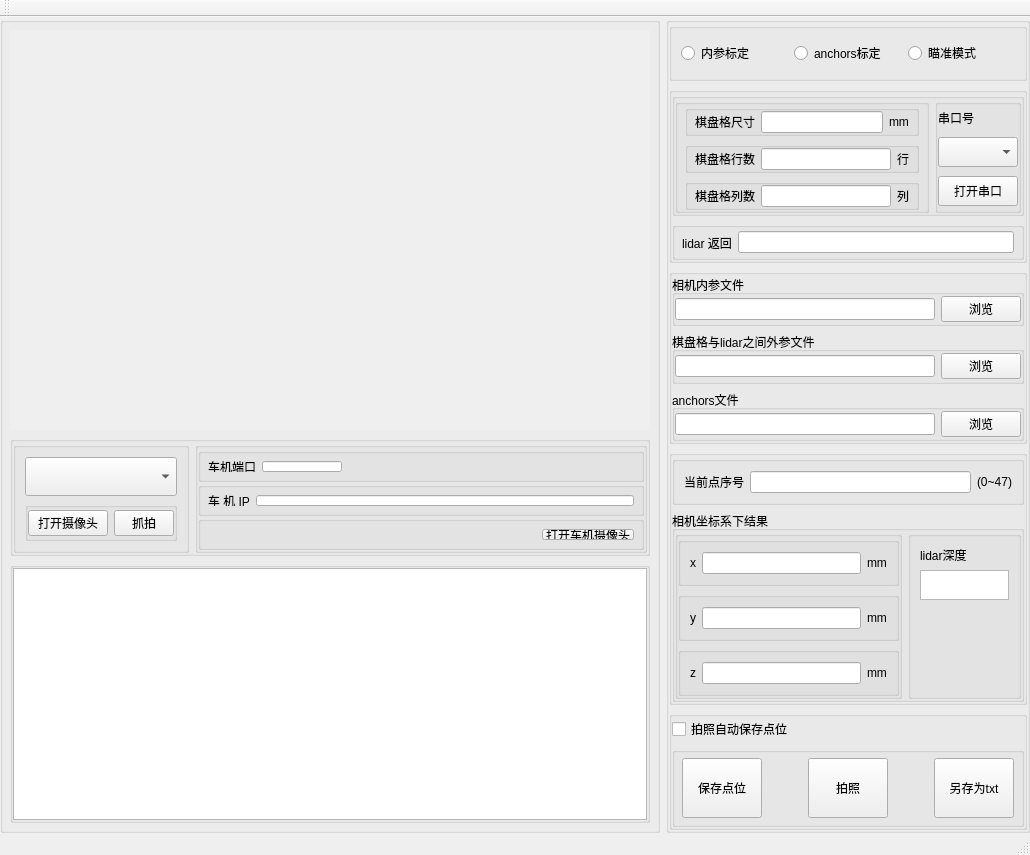
<?xml version="1.0" encoding="UTF-8"?>
<ui version="4.0">
 <class>MainWindow</class>
 <widget class="QMainWindow" name="MainWindow">
  <property name="geometry">
   <rect>
    <x>0</x>
    <y>0</y>
    <width>973</width>
    <height>855</height>
   </rect>
  </property>
  <property name="windowTitle">
   <string>MainWindow</string>
  </property>
  <widget class="QWidget" name="centralwidget">
   <layout class="QHBoxLayout" name="horizontalLayout_3" stretch="3,2">
    <property name="leftMargin">
     <number>0</number>
    </property>
    <property name="topMargin">
     <number>0</number>
    </property>
    <property name="rightMargin">
     <number>0</number>
    </property>
    <property name="bottomMargin">
     <number>0</number>
    </property>
    <item>
     <widget class="QGroupBox" name="groupBox_2">
      <property name="title">
       <string/>
      </property>
      <layout class="QVBoxLayout" name="verticalLayout" stretch="3,1,3">
       <property name="leftMargin">
        <number>7</number>
       </property>
       <property name="topMargin">
        <number>7</number>
       </property>
       <property name="rightMargin">
        <number>7</number>
       </property>
       <property name="bottomMargin">
        <number>7</number>
       </property>
       <item>
        <widget class="QLabel" name="label">
         <property name="minimumSize">
          <size>
           <width>640</width>
           <height>400</height>
          </size>
         </property>
         <property name="maximumSize">
          <size>
           <width>640</width>
           <height>400</height>
          </size>
         </property>
         <property name="autoFillBackground">
          <bool>true</bool>
         </property>
         <property name="text">
          <string/>
         </property>
        </widget>
       </item>
       <item>
        <widget class="QGroupBox" name="groupBox_3">
         <property name="maximumSize">
          <size>
           <width>16777215</width>
           <height>120</height>
          </size>
         </property>
         <property name="title">
          <string/>
         </property>
         <layout class="QHBoxLayout" name="horizontalLayout" stretch="1,3">
          <property name="leftMargin">
           <number>0</number>
          </property>
          <property name="topMargin">
           <number>0</number>
          </property>
          <property name="rightMargin">
           <number>0</number>
          </property>
          <property name="bottomMargin">
           <number>0</number>
          </property>
          <item>
           <widget class="QGroupBox" name="groupBox_4">
            <property name="title">
             <string/>
            </property>
            <layout class="QVBoxLayout" name="verticalLayout_2" stretch="2,2">
             <item>
              <widget class="QComboBox" name="cmb_camera_list">
               <property name="maximumSize">
                <size>
                 <width>16777215</width>
                 <height>40</height>
                </size>
               </property>
              </widget>
             </item>
             <item>
              <widget class="QGroupBox" name="groupBox_7">
               <property name="maximumSize">
                <size>
                 <width>16777215</width>
                 <height>16777215</height>
                </size>
               </property>
               <property name="title">
                <string/>
               </property>
               <layout class="QHBoxLayout" name="horizontalLayout_2">
                <property name="leftMargin">
                 <number>0</number>
                </property>
                <property name="topMargin">
                 <number>0</number>
                </property>
                <property name="rightMargin">
                 <number>0</number>
                </property>
                <property name="bottomMargin">
                 <number>0</number>
                </property>
                <item>
                 <widget class="QPushButton" name="pb_open_camera">
                  <property name="text">
                   <string>打开摄像头</string>
                  </property>
                 </widget>
                </item>
                <item>
                 <widget class="QPushButton" name="pb_grap_video">
                  <property name="maximumSize">
                   <size>
                    <width>60</width>
                    <height>16777215</height>
                   </size>
                  </property>
                  <property name="text">
                   <string>抓拍</string>
                  </property>
                 </widget>
                </item>
               </layout>
              </widget>
             </item>
            </layout>
           </widget>
          </item>
          <item>
           <widget class="QGroupBox" name="groupBox_6">
            <property name="title">
             <string/>
            </property>
            <layout class="QVBoxLayout" name="verticalLayout_12">
             <property name="spacing">
              <number>0</number>
             </property>
             <property name="leftMargin">
              <number>0</number>
             </property>
             <property name="topMargin">
              <number>0</number>
             </property>
             <property name="rightMargin">
              <number>0</number>
             </property>
             <property name="bottomMargin">
              <number>0</number>
             </property>
             <item>
              <widget class="QGroupBox" name="groupBox_31">
               <property name="title">
                <string/>
               </property>
               <layout class="QHBoxLayout" name="horizontalLayout_18">
                <property name="leftMargin">
                 <number>7</number>
                </property>
                <property name="topMargin">
                 <number>7</number>
                </property>
                <property name="rightMargin">
                 <number>7</number>
                </property>
                <property name="bottomMargin">
                 <number>7</number>
                </property>
                <item>
                 <widget class="QLabel" name="label_24">
                  <property name="text">
                   <string>车机端口</string>
                  </property>
                 </widget>
                </item>
                <item>
                 <widget class="QLineEdit" name="lineEdit_car_port">
                  <property name="maximumSize">
                   <size>
                    <width>80</width>
                    <height>16777215</height>
                   </size>
                  </property>
                 </widget>
                </item>
                <item>
                 <spacer name="horizontalSpacer_3">
                  <property name="orientation">
                   <enum>Qt::Horizontal</enum>
                  </property>
                  <property name="sizeHint" stdset="0">
                   <size>
                    <width>40</width>
                    <height>20</height>
                   </size>
                  </property>
                 </spacer>
                </item>
               </layout>
              </widget>
             </item>
             <item>
              <widget class="QGroupBox" name="groupBox_32">
               <property name="title">
                <string/>
               </property>
               <layout class="QHBoxLayout" name="horizontalLayout_19">
                <property name="leftMargin">
                 <number>7</number>
                </property>
                <property name="topMargin">
                 <number>7</number>
                </property>
                <property name="rightMargin">
                 <number>7</number>
                </property>
                <property name="bottomMargin">
                 <number>7</number>
                </property>
                <item>
                 <widget class="QLabel" name="label_23">
                  <property name="text">
                   <string>车 机 IP</string>
                  </property>
                 </widget>
                </item>
                <item>
                 <widget class="QLineEdit" name="lineEdit_car_ip">
                  <property name="maximumSize">
                   <size>
                    <width>16777215</width>
                    <height>16777215</height>
                   </size>
                  </property>
                 </widget>
                </item>
               </layout>
              </widget>
             </item>
             <item>
              <widget class="QGroupBox" name="groupBox_33">
               <property name="title">
                <string/>
               </property>
               <layout class="QHBoxLayout" name="horizontalLayout_20">
                <property name="leftMargin">
                 <number>7</number>
                </property>
                <property name="topMargin">
                 <number>7</number>
                </property>
                <property name="rightMargin">
                 <number>7</number>
                </property>
                <property name="bottomMargin">
                 <number>7</number>
                </property>
                <item>
                 <spacer name="horizontalSpacer_4">
                  <property name="orientation">
                   <enum>Qt::Horizontal</enum>
                  </property>
                  <property name="sizeHint" stdset="0">
                   <size>
                    <width>40</width>
                    <height>20</height>
                   </size>
                  </property>
                 </spacer>
                </item>
                <item>
                 <widget class="QPushButton" name="bt_open_car_camera">
                  <property name="text">
                   <string>打开车机摄像头</string>
                  </property>
                 </widget>
                </item>
               </layout>
              </widget>
             </item>
            </layout>
           </widget>
          </item>
         </layout>
        </widget>
       </item>
       <item>
        <widget class="QGroupBox" name="groupBox_5">
         <property name="title">
          <string/>
         </property>
         <layout class="QVBoxLayout" name="verticalLayout_13">
          <property name="spacing">
           <number>0</number>
          </property>
          <property name="leftMargin">
           <number>0</number>
          </property>
          <property name="topMargin">
           <number>0</number>
          </property>
          <property name="rightMargin">
           <number>0</number>
          </property>
          <property name="bottomMargin">
           <number>0</number>
          </property>
          <item>
           <widget class="QTableView" name="tableView"/>
          </item>
         </layout>
        </widget>
       </item>
      </layout>
     </widget>
    </item>
    <item>
     <widget class="QGroupBox" name="groupBox">
      <property name="title">
       <string/>
      </property>
      <layout class="QVBoxLayout" name="verticalLayout_3" stretch="1,3,3,3,2">
       <property name="leftMargin">
        <number>0</number>
       </property>
       <property name="topMargin">
        <number>0</number>
       </property>
       <property name="rightMargin">
        <number>0</number>
       </property>
       <property name="bottomMargin">
        <number>0</number>
       </property>
       <item>
        <widget class="QGroupBox" name="groupBox_8">
         <property name="title">
          <string/>
         </property>
         <layout class="QHBoxLayout" name="horizontalLayout_21">
          <item>
           <widget class="QRadioButton" name="radioButton">
            <property name="text">
             <string>内参标定</string>
            </property>
           </widget>
          </item>
          <item>
           <widget class="QRadioButton" name="radioButton_2">
            <property name="text">
             <string>anchors标定</string>
            </property>
           </widget>
          </item>
          <item>
           <widget class="QRadioButton" name="radioButton_3">
            <property name="text">
             <string>瞄准模式</string>
            </property>
           </widget>
          </item>
         </layout>
        </widget>
       </item>
       <item>
        <widget class="QGroupBox" name="groupBox_9">
         <property name="title">
          <string/>
         </property>
         <layout class="QVBoxLayout" name="verticalLayout_5" stretch="3,1">
          <property name="leftMargin">
           <number>0</number>
          </property>
          <property name="topMargin">
           <number>0</number>
          </property>
          <property name="rightMargin">
           <number>0</number>
          </property>
          <property name="bottomMargin">
           <number>0</number>
          </property>
          <item>
           <widget class="QGroupBox" name="groupBox_17">
            <property name="title">
             <string/>
            </property>
            <layout class="QHBoxLayout" name="horizontalLayout_8" stretch="3,1">
             <property name="leftMargin">
              <number>0</number>
             </property>
             <property name="topMargin">
              <number>0</number>
             </property>
             <property name="rightMargin">
              <number>0</number>
             </property>
             <property name="bottomMargin">
              <number>0</number>
             </property>
             <item>
              <widget class="QGroupBox" name="groupBox_19">
               <property name="title">
                <string/>
               </property>
               <layout class="QVBoxLayout" name="verticalLayout_6">
                <property name="leftMargin">
                 <number>7</number>
                </property>
                <property name="topMargin">
                 <number>0</number>
                </property>
                <property name="rightMargin">
                 <number>7</number>
                </property>
                <property name="bottomMargin">
                 <number>0</number>
                </property>
                <item>
                 <widget class="QGroupBox" name="groupBox_22">
                  <property name="title">
                   <string/>
                  </property>
                  <layout class="QHBoxLayout" name="horizontalLayout_9">
                   <property name="leftMargin">
                    <number>7</number>
                   </property>
                   <property name="topMargin">
                    <number>0</number>
                   </property>
                   <property name="rightMargin">
                    <number>7</number>
                   </property>
                   <property name="bottomMargin">
                    <number>0</number>
                   </property>
                   <item>
                    <widget class="QLabel" name="label_2">
                     <property name="text">
                      <string>棋盘格尺寸</string>
                     </property>
                    </widget>
                   </item>
                   <item>
                    <widget class="QLineEdit" name="lineEdit_2"/>
                   </item>
                   <item>
                    <widget class="QLabel" name="label_5">
                     <property name="maximumSize">
                      <size>
                       <width>20</width>
                       <height>16777215</height>
                      </size>
                     </property>
                     <property name="text">
                      <string>mm</string>
                     </property>
                    </widget>
                   </item>
                  </layout>
                 </widget>
                </item>
                <item>
                 <widget class="QGroupBox" name="groupBox_21">
                  <property name="title">
                   <string/>
                  </property>
                  <layout class="QHBoxLayout" name="horizontalLayout_11">
                   <property name="leftMargin">
                    <number>7</number>
                   </property>
                   <property name="topMargin">
                    <number>0</number>
                   </property>
                   <property name="rightMargin">
                    <number>7</number>
                   </property>
                   <property name="bottomMargin">
                    <number>0</number>
                   </property>
                   <item>
                    <widget class="QLabel" name="label_3">
                     <property name="text">
                      <string>棋盘格行数</string>
                     </property>
                    </widget>
                   </item>
                   <item>
                    <widget class="QLineEdit" name="lineEdit_3"/>
                   </item>
                   <item>
                    <widget class="QLabel" name="label_6">
                     <property name="text">
                      <string>行</string>
                     </property>
                    </widget>
                   </item>
                  </layout>
                 </widget>
                </item>
                <item>
                 <widget class="QGroupBox" name="groupBox_20">
                  <property name="title">
                   <string/>
                  </property>
                  <layout class="QHBoxLayout" name="horizontalLayout_10">
                   <property name="leftMargin">
                    <number>7</number>
                   </property>
                   <property name="topMargin">
                    <number>0</number>
                   </property>
                   <property name="rightMargin">
                    <number>7</number>
                   </property>
                   <property name="bottomMargin">
                    <number>0</number>
                   </property>
                   <item>
                    <widget class="QLabel" name="label_4">
                     <property name="text">
                      <string>棋盘格列数</string>
                     </property>
                    </widget>
                   </item>
                   <item>
                    <widget class="QLineEdit" name="lineEdit_4"/>
                   </item>
                   <item>
                    <widget class="QLabel" name="label_7">
                     <property name="text">
                      <string>列</string>
                     </property>
                    </widget>
                   </item>
                  </layout>
                 </widget>
                </item>
               </layout>
              </widget>
             </item>
             <item>
              <widget class="QGroupBox" name="groupBox_18">
               <property name="title">
                <string/>
               </property>
               <layout class="QVBoxLayout" name="verticalLayout_7">
                <property name="leftMargin">
                 <number>0</number>
                </property>
                <property name="topMargin">
                 <number>0</number>
                </property>
                <property name="rightMargin">
                 <number>0</number>
                </property>
                <property name="bottomMargin">
                 <number>0</number>
                </property>
                <item>
                 <widget class="QLabel" name="label_20">
                  <property name="maximumSize">
                   <size>
                    <width>16777215</width>
                    <height>20</height>
                   </size>
                  </property>
                  <property name="text">
                   <string>串口号</string>
                  </property>
                 </widget>
                </item>
                <item>
                 <widget class="QComboBox" name="serialPortInfoListBox">
                  <property name="minimumSize">
                   <size>
                    <width>0</width>
                    <height>30</height>
                   </size>
                  </property>
                 </widget>
                </item>
                <item>
                 <widget class="QPushButton" name="bt_open_serial">
                  <property name="minimumSize">
                   <size>
                    <width>0</width>
                    <height>30</height>
                   </size>
                  </property>
                  <property name="text">
                   <string>打开串口</string>
                  </property>
                 </widget>
                </item>
               </layout>
              </widget>
             </item>
            </layout>
           </widget>
          </item>
          <item>
           <widget class="QGroupBox" name="groupBox_16">
            <property name="title">
             <string/>
            </property>
            <layout class="QHBoxLayout" name="horizontalLayout_7">
             <property name="leftMargin">
              <number>7</number>
             </property>
             <property name="topMargin">
              <number>0</number>
             </property>
             <property name="rightMargin">
              <number>7</number>
             </property>
             <property name="bottomMargin">
              <number>0</number>
             </property>
             <item>
              <widget class="QLabel" name="label_21">
               <property name="text">
                <string>lidar 返回</string>
               </property>
              </widget>
             </item>
             <item>
              <widget class="QLineEdit" name="lineEdit">
               <property name="readOnly">
                <bool>true</bool>
               </property>
              </widget>
             </item>
            </layout>
           </widget>
          </item>
         </layout>
        </widget>
       </item>
       <item>
        <widget class="QGroupBox" name="groupBox_10">
         <property name="title">
          <string/>
         </property>
         <layout class="QVBoxLayout" name="verticalLayout_4">
          <property name="leftMargin">
           <number>0</number>
          </property>
          <property name="topMargin">
           <number>0</number>
          </property>
          <property name="rightMargin">
           <number>0</number>
          </property>
          <property name="bottomMargin">
           <number>0</number>
          </property>
          <item>
           <widget class="QGroupBox" name="groupBox_15">
            <property name="title">
             <string>相机内参文件</string>
            </property>
            <layout class="QHBoxLayout" name="horizontalLayout_4">
             <property name="leftMargin">
              <number>0</number>
             </property>
             <property name="topMargin">
              <number>0</number>
             </property>
             <property name="rightMargin">
              <number>0</number>
             </property>
             <property name="bottomMargin">
              <number>0</number>
             </property>
             <item>
              <widget class="QLineEdit" name="lineEdit_5"/>
             </item>
             <item>
              <widget class="QPushButton" name="pushButtonC">
               <property name="text">
                <string>浏览</string>
               </property>
              </widget>
             </item>
            </layout>
           </widget>
          </item>
          <item>
           <widget class="QGroupBox" name="groupBox_14">
            <property name="title">
             <string>棋盘格与lidar之间外参文件</string>
            </property>
            <layout class="QHBoxLayout" name="horizontalLayout_5">
             <property name="leftMargin">
              <number>0</number>
             </property>
             <property name="topMargin">
              <number>0</number>
             </property>
             <property name="rightMargin">
              <number>0</number>
             </property>
             <property name="bottomMargin">
              <number>0</number>
             </property>
             <item>
              <widget class="QLineEdit" name="lineEdit_6"/>
             </item>
             <item>
              <widget class="QPushButton" name="pushButtonC_2">
               <property name="text">
                <string>浏览</string>
               </property>
              </widget>
             </item>
            </layout>
           </widget>
          </item>
          <item>
           <widget class="QGroupBox" name="groupBox_13">
            <property name="title">
             <string>anchors文件</string>
            </property>
            <layout class="QHBoxLayout" name="horizontalLayout_6">
             <property name="leftMargin">
              <number>0</number>
             </property>
             <property name="topMargin">
              <number>0</number>
             </property>
             <property name="rightMargin">
              <number>0</number>
             </property>
             <property name="bottomMargin">
              <number>0</number>
             </property>
             <item>
              <widget class="QLineEdit" name="lineEdit_7"/>
             </item>
             <item>
              <widget class="QPushButton" name="pushButtonC_3">
               <property name="text">
                <string>浏览</string>
               </property>
              </widget>
             </item>
            </layout>
           </widget>
          </item>
         </layout>
        </widget>
       </item>
       <item>
        <widget class="QGroupBox" name="groupBox_11">
         <property name="title">
          <string/>
         </property>
         <layout class="QVBoxLayout" name="verticalLayout_9" stretch="1,3">
          <property name="leftMargin">
           <number>0</number>
          </property>
          <property name="topMargin">
           <number>0</number>
          </property>
          <property name="rightMargin">
           <number>0</number>
          </property>
          <property name="bottomMargin">
           <number>0</number>
          </property>
          <item>
           <widget class="QGroupBox" name="groupBox_24">
            <property name="title">
             <string/>
            </property>
            <layout class="QHBoxLayout" name="horizontalLayout_13">
             <item>
              <widget class="QLabel" name="label_11">
               <property name="text">
                <string>当前点序号</string>
               </property>
              </widget>
             </item>
             <item>
              <widget class="QLineEdit" name="lineEdit_11"/>
             </item>
             <item>
              <widget class="QLabel" name="label_22">
               <property name="text">
                <string>(0~47)</string>
               </property>
              </widget>
             </item>
            </layout>
           </widget>
          </item>
          <item>
           <widget class="QGroupBox" name="groupBox_25">
            <property name="title">
             <string>相机坐标系下结果</string>
            </property>
            <layout class="QHBoxLayout" name="horizontalLayout_14" stretch="2,1">
             <property name="leftMargin">
              <number>0</number>
             </property>
             <property name="topMargin">
              <number>0</number>
             </property>
             <property name="rightMargin">
              <number>0</number>
             </property>
             <property name="bottomMargin">
              <number>0</number>
             </property>
             <item>
              <widget class="QGroupBox" name="groupBox_27">
               <property name="title">
                <string/>
               </property>
               <layout class="QVBoxLayout" name="verticalLayout_10">
                <property name="leftMargin">
                 <number>0</number>
                </property>
                <property name="topMargin">
                 <number>0</number>
                </property>
                <property name="rightMargin">
                 <number>0</number>
                </property>
                <property name="bottomMargin">
                 <number>0</number>
                </property>
                <item>
                 <widget class="QGroupBox" name="groupBox_28">
                  <property name="title">
                   <string/>
                  </property>
                  <layout class="QHBoxLayout" name="horizontalLayout_15">
                   <item>
                    <widget class="QLabel" name="label_13">
                     <property name="text">
                      <string>x</string>
                     </property>
                     <property name="alignment">
                      <set>Qt::AlignCenter</set>
                     </property>
                    </widget>
                   </item>
                   <item>
                    <widget class="QLineEdit" name="lineEdit_8"/>
                   </item>
                   <item>
                    <widget class="QLabel" name="label_16">
                     <property name="text">
                      <string>mm</string>
                     </property>
                    </widget>
                   </item>
                  </layout>
                 </widget>
                </item>
                <item>
                 <widget class="QGroupBox" name="groupBox_29">
                  <property name="title">
                   <string/>
                  </property>
                  <layout class="QHBoxLayout" name="horizontalLayout_16">
                   <item>
                    <widget class="QLabel" name="label_14">
                     <property name="text">
                      <string>y</string>
                     </property>
                     <property name="alignment">
                      <set>Qt::AlignCenter</set>
                     </property>
                    </widget>
                   </item>
                   <item>
                    <widget class="QLineEdit" name="lineEdit_9"/>
                   </item>
                   <item>
                    <widget class="QLabel" name="label_17">
                     <property name="text">
                      <string>mm</string>
                     </property>
                    </widget>
                   </item>
                  </layout>
                 </widget>
                </item>
                <item>
                 <widget class="QGroupBox" name="groupBox_30">
                  <property name="title">
                   <string/>
                  </property>
                  <layout class="QHBoxLayout" name="horizontalLayout_17">
                   <item>
                    <widget class="QLabel" name="label_15">
                     <property name="text">
                      <string>z</string>
                     </property>
                     <property name="alignment">
                      <set>Qt::AlignCenter</set>
                     </property>
                    </widget>
                   </item>
                   <item>
                    <widget class="QLineEdit" name="lineEdit_10"/>
                   </item>
                   <item>
                    <widget class="QLabel" name="label_18">
                     <property name="text">
                      <string>mm</string>
                     </property>
                    </widget>
                   </item>
                  </layout>
                 </widget>
                </item>
               </layout>
              </widget>
             </item>
             <item>
              <widget class="QGroupBox" name="groupBox_26">
               <property name="title">
                <string/>
               </property>
               <layout class="QVBoxLayout" name="verticalLayout_11">
                <item>
                 <widget class="QLabel" name="label_19">
                  <property name="text">
                   <string>lidar深度</string>
                  </property>
                 </widget>
                </item>
                <item>
                 <widget class="QTextEdit" name="te_lidar_value">
                  <property name="maximumSize">
                   <size>
                    <width>16777215</width>
                    <height>30</height>
                   </size>
                  </property>
                 </widget>
                </item>
                <item>
                 <spacer name="verticalSpacer">
                  <property name="orientation">
                   <enum>Qt::Vertical</enum>
                  </property>
                  <property name="sizeHint" stdset="0">
                   <size>
                    <width>20</width>
                    <height>80</height>
                   </size>
                  </property>
                 </spacer>
                </item>
               </layout>
              </widget>
             </item>
            </layout>
           </widget>
          </item>
         </layout>
        </widget>
       </item>
       <item>
        <widget class="QGroupBox" name="groupBox_12">
         <property name="title">
          <string/>
         </property>
         <layout class="QVBoxLayout" name="verticalLayout_8">
          <property name="leftMargin">
           <number>0</number>
          </property>
          <property name="topMargin">
           <number>0</number>
          </property>
          <property name="rightMargin">
           <number>0</number>
          </property>
          <property name="bottomMargin">
           <number>0</number>
          </property>
          <item>
           <widget class="QCheckBox" name="checkBox">
            <property name="text">
             <string>拍照自动保存点位</string>
            </property>
           </widget>
          </item>
          <item>
           <widget class="QGroupBox" name="groupBox_23">
            <property name="minimumSize">
             <size>
              <width>0</width>
              <height>80</height>
             </size>
            </property>
            <property name="title">
             <string/>
            </property>
            <layout class="QHBoxLayout" name="horizontalLayout_12">
             <property name="leftMargin">
              <number>7</number>
             </property>
             <property name="topMargin">
              <number>0</number>
             </property>
             <property name="rightMargin">
              <number>7</number>
             </property>
             <property name="bottomMargin">
              <number>0</number>
             </property>
             <item>
              <widget class="QPushButton" name="pushButtonSaveAnchors">
               <property name="minimumSize">
                <size>
                 <width>0</width>
                 <height>60</height>
                </size>
               </property>
               <property name="text">
                <string>保存点位</string>
               </property>
              </widget>
             </item>
             <item>
              <spacer name="horizontalSpacer">
               <property name="orientation">
                <enum>Qt::Horizontal</enum>
               </property>
               <property name="sizeType">
                <enum>QSizePolicy::Fixed</enum>
               </property>
               <property name="sizeHint" stdset="0">
                <size>
                 <width>40</width>
                 <height>20</height>
                </size>
               </property>
              </spacer>
             </item>
             <item>
              <widget class="QPushButton" name="pushButton_grap">
               <property name="minimumSize">
                <size>
                 <width>0</width>
                 <height>60</height>
                </size>
               </property>
               <property name="text">
                <string>拍照</string>
               </property>
              </widget>
             </item>
             <item>
              <spacer name="horizontalSpacer_2">
               <property name="orientation">
                <enum>Qt::Horizontal</enum>
               </property>
               <property name="sizeType">
                <enum>QSizePolicy::Fixed</enum>
               </property>
               <property name="sizeHint" stdset="0">
                <size>
                 <width>40</width>
                 <height>20</height>
                </size>
               </property>
              </spacer>
             </item>
             <item>
              <widget class="QPushButton" name="pushButtonSaveToTxt">
               <property name="minimumSize">
                <size>
                 <width>0</width>
                 <height>60</height>
                </size>
               </property>
               <property name="text">
                <string>另存为txt</string>
               </property>
              </widget>
             </item>
            </layout>
           </widget>
          </item>
         </layout>
        </widget>
       </item>
      </layout>
     </widget>
    </item>
   </layout>
  </widget>
  <widget class="QMenuBar" name="menubar">
   <property name="geometry">
    <rect>
     <x>0</x>
     <y>0</y>
     <width>973</width>
     <height>26</height>
    </rect>
   </property>
  </widget>
  <widget class="QStatusBar" name="statusbar"/>
  <widget class="QToolBar" name="toolBar">
   <property name="windowTitle">
    <string>toolBar</string>
   </property>
   <attribute name="toolBarArea">
    <enum>TopToolBarArea</enum>
   </attribute>
   <attribute name="toolBarBreak">
    <bool>false</bool>
   </attribute>
  </widget>
 </widget>
 <tabstops>
  <tabstop>lineEdit_3</tabstop>
  <tabstop>checkBox</tabstop>
  <tabstop>radioButton_2</tabstop>
  <tabstop>lineEdit_6</tabstop>
  <tabstop>lineEdit_8</tabstop>
  <tabstop>pushButtonC</tabstop>
  <tabstop>pushButtonC_3</tabstop>
  <tabstop>radioButton</tabstop>
  <tabstop>pushButtonC_2</tabstop>
  <tabstop>pushButton_grap</tabstop>
  <tabstop>radioButton_3</tabstop>
  <tabstop>lineEdit_11</tabstop>
  <tabstop>lineEdit_2</tabstop>
  <tabstop>pushButtonSaveToTxt</tabstop>
  <tabstop>bt_open_serial</tabstop>
  <tabstop>serialPortInfoListBox</tabstop>
  <tabstop>lineEdit_10</tabstop>
  <tabstop>pushButtonSaveAnchors</tabstop>
  <tabstop>lineEdit</tabstop>
  <tabstop>lineEdit_4</tabstop>
  <tabstop>lineEdit_5</tabstop>
  <tabstop>lineEdit_7</tabstop>
  <tabstop>te_lidar_value</tabstop>
  <tabstop>pb_grap_video</tabstop>
  <tabstop>lineEdit_9</tabstop>
  <tabstop>pb_open_camera</tabstop>
  <tabstop>tableView</tabstop>
  <tabstop>cmb_camera_list</tabstop>
 </tabstops>
 <resources/>
 <connections/>
</ui>
